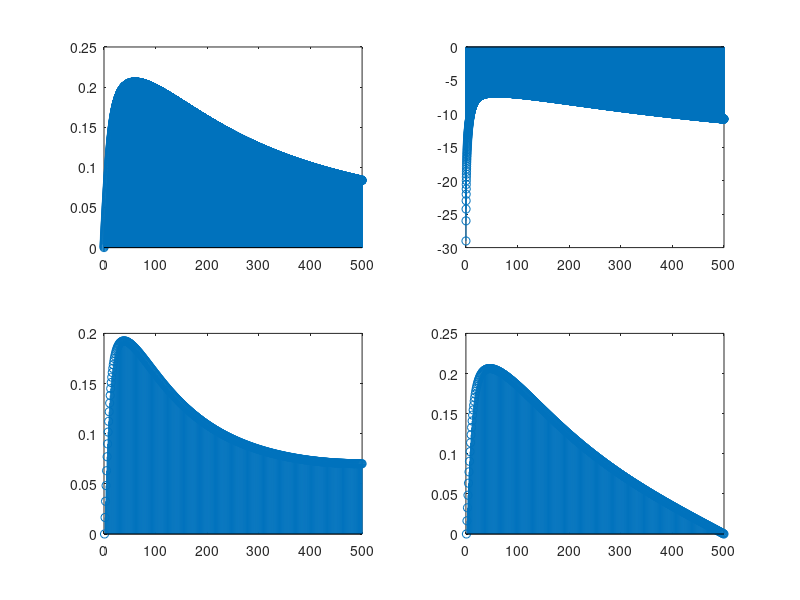

The MATLAB source for this figure:

% Sistema continuo
Hs = @(s) (12500 * s ./ (44 * s.^2 + 60625 * s + 625*1e4));

% Funcion para cálculo de decibelios
db10 = @(P)(10 * log10(P));

% Frecuencias en sistema continuo
f = 0:.1:500;

% Respuesta en frecuencia continuo
Hf = Hs(j*2*pi*f);

figure(1); clf;
subplot(2,2,1);
stem(f, abs(Hf));

subplot(2,2,2);
stem(f, db10(abs(Hf)));

% Obtenemos el máximo en amplitud
[Hfmax, kmax] = max(abs(Hf));
dbHfmax = db10(Hfmax);

% Obtenemos el mínimo absoluto de una caida de 3db de la amplitud a partir del máximo
% 10 log(pcut) = 10 log(pmax) - 3dB
[dbHfcut, kcut] = min(abs(db10(abs(Hf(kmax:end))) - (dbHfmax - 3)));

% Frecuencia de corte
fcut = f(kcut);
Tm = 1/(4*fcut);

w = linspace(0,pi,500);
% fap = w/pi*fcut;


% aproximación de euler 
% s = (1 - z^-1) / Tm
fHz_euler = @(z)(Hs((1 - z.^(-1))/Tm));

subplot(2,2,3);
stem(abs(fHz_euler(exp(j*w))));



% aproximación bilineal
% s = 2 / Tm * (1 - z^-1) /(1 + z^-1);
fHz_bilinear = @(z)( Hs(2/Tm * (1 - z.^(-1))./(1 + z.^(-1))) );

subplot(2,2,4);
stem(abs(fHz_bilinear(exp(j*w))));
